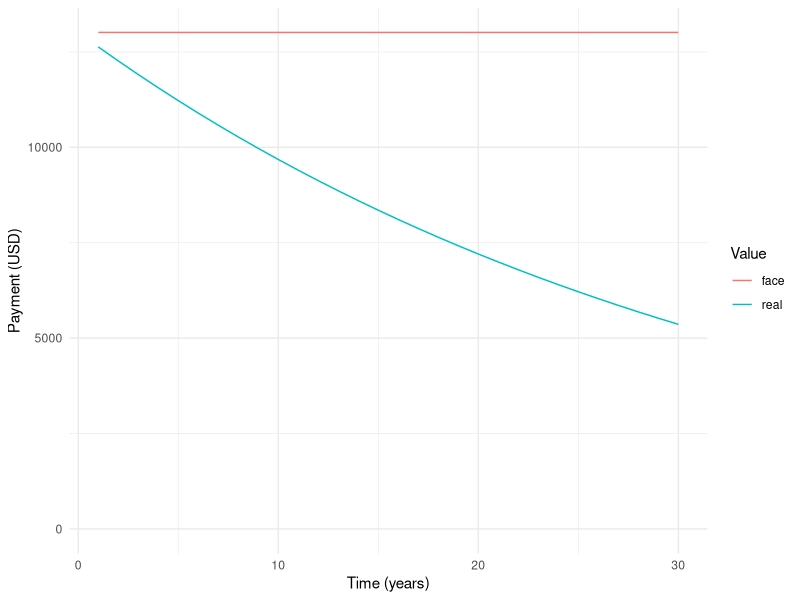

Here is the R script that generated this plot:
## ---- chunk 1
#| label: fig-own-inflation
#| fig-cap: "Real value versus face value of mortgage payment"
#| echo: false
#| warning: false

library(tidyverse)

a_nbar_i_pv <- function(i, n) {
  (1 - 1 / (1 + i)^n) / i
}
pv <- function(fv, i, n) {
  fv / (1 + i)^n
}

initial_home_value <- 2e5
nominal_interest_rate <- 0.05
inflation_rate <- 0.03
term <- 30

payment <- initial_home_value / a_nbar_i_pv(i = nominal_interest_rate, n = term)
time <- seq(term)
face_mortgage_payment <- rep(payment, term)
real_mortgage_payment <- pv(
  fv = face_mortgage_payment,
  i = inflation_rate,
  n = time
)

payment_schedule <- tibble(
  time = time,
  face = face_mortgage_payment,
  real = real_mortgage_payment
)

mortgage_payment <- payment_schedule %>%
  select(time, face, real) %>%
  pivot_longer(
    col = c(face, real),
    names_to = "Value",
    values_to = "payment"
  )

ggplot(data = mortgage_payment, aes(x = time, y = payment, color = Value)) +
  geom_line() +
  labs(x = "Time (years)", y = "Payment (USD)") +
  ylim(0, payment) +
  theme_minimal()
